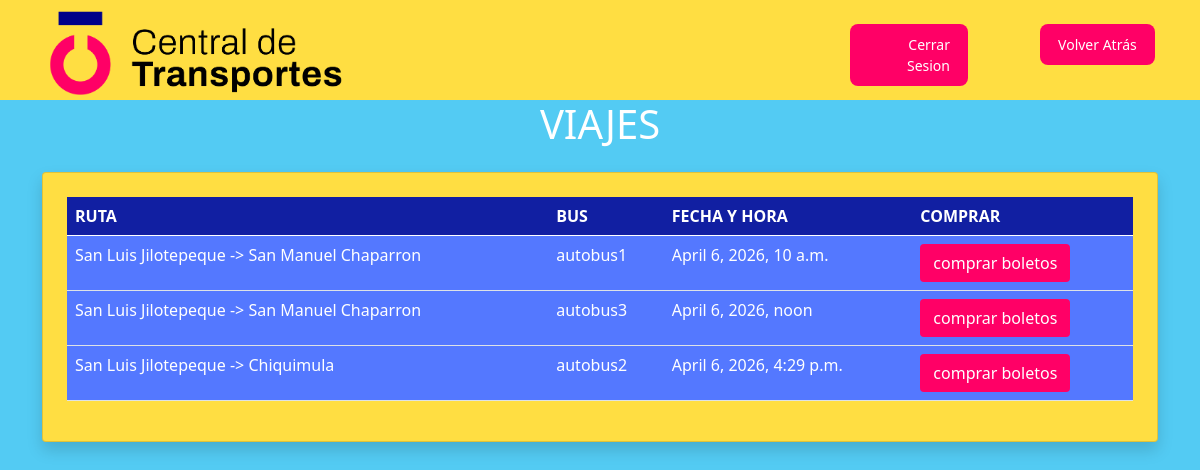
Page /ver_viajes/ (signed in) on the committed database.
### Administracion/models.py (models this page shows, shortened)
class Viaje (models.Model):
    fecha_y_hora = models.DateTimeField()
    ruta = models.ForeignKey(Ruta, on_delete=models.CASCADE)
    bus = models.ForeignKey(Autobus, on_delete=models.CASCADE)
    class Meta:
        unique_together = ('bus', 'fecha_y_hora')

class Ruta (models.Model):
    origen = models.CharField(max_length=100)
    destino = models.CharField(max_length=100)
    precio = models.DecimalField(max_digits=8, decimal_places=2)
    def __str__(self):
        return f"{self.origen} -> {self.destino}"

class Autobus (models.Model):
    placa = models.CharField(primary_key=True, max_length=8)
    capacidad = models.IntegerField()
    def __str__(self):
        return f"{self.placa}"

### Transportes/views.py (the view)
# urls.py: path('ver_viajes/', ver_viajes, name='ver_viajes'),
@login_required
def ver_viajes(request):
    viajes = Viaje.objects.all()
    return render(request, 'ver_viajes.html',{'viajes':viajes})

### Transportes/templates/ver_viajes.html (shortened to what this page needs)
{% extends 'inicio.html'%}
{% block section %}
    <h1>VIAJES</h1>
    <div class="container mt-4">
        <div class="card shadow p-4 tarjeta-2">
            <table class="table">
                <thead class="cabeza">
                    <tr>
                        <th>RUTA</th>
                        <th>BUS</th>
                        <th>FECHA Y HORA</th>
                        <th>COMPRAR</th>
                    </tr>
                </thead>
                <tbody class="cuerpo">
                    {% for viaje in viajes %}
                        <tr>
                            <td>{{viaje.ruta}}</td>
                            <td>{{viaje.bus}}</td>
                            <td>{{viaje.fecha_y_hora}}</td>
                            <td>
                                <a href="{% url 'comprar_boleto' viaje.id %}" class="btn btn-comprar">comprar boletos</a>
                            </td>
                        </tr>
                    {% endfor %}
                </tbody>
            </table>
        </div>
    </div>
{% endblock section %}

### static/Transportes/css/customize.css (style rules this page uses)
a { color: white; text-decoration: none; }
h1 { color: white; text-align: center; }
.fondo { background-color: #53CBF3; }
.card.tarjeta-2 { background-color: #FFDE42; }
.cabeza { background-color: #111FA2; color: white; }
.cuerpo { background-color: #5478FF; color: white; }
.btn.btn-comprar { background-color: #ff0066; color: white; }

### rows in the picture
Viaje: ruta "San Luis Jilotepeque -> San Manuel Chaparron", bus "autobus1", fecha_y_hora "April 6, 2026, 10 a.m."
Viaje: ruta "San Luis Jilotepeque -> San Manuel Chaparron", bus "autobus3", fecha_y_hora "April 6, 2026, noon"
Viaje: ruta "San Luis Jilotepeque -> Chiquimula", bus "autobus2", fecha_y_hora "April 6, 2026, 4:29 p.m."
